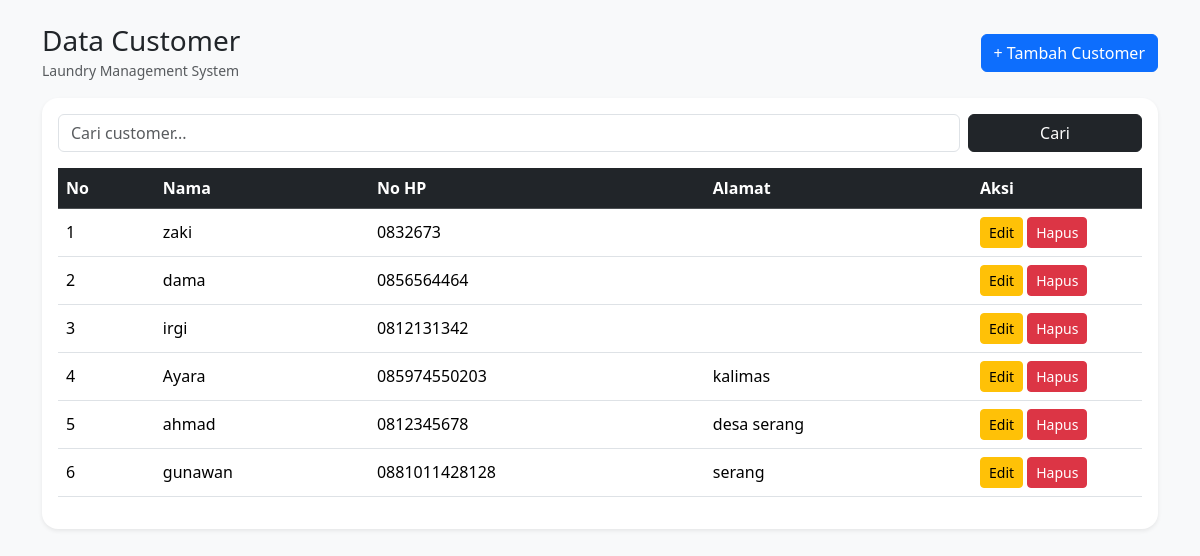
Page /pelanggan/index.php on the committed database.
### tables this page shows
CREATE TABLE `pelanggan` (
  `id` int(11) NOT NULL,
  `nama` varchar(100) DEFAULT NULL,
  `no_hp` varchar(20) DEFAULT NULL,
  `alamat` text DEFAULT NULL
);

### pelanggan/index.php (the view, shortened to what this page needs)
<?php
include '../koneksi.php';
$cari = isset($_GET['cari']) ? $_GET['cari'] : '';
$data = mysqli_query($conn,"
    SELECT *
    FROM pelanggan
    WHERE nama LIKE '%$cari%'
    ORDER BY id DESC
");
?>
<!DOCTYPE html>
<html lang="id">
<head>
    <link href="https://cdn.jsdelivr.net/npm/bootstrap@5.3.3/dist/css/bootstrap.min.css" rel="stylesheet">
</head>
<body class="bg-light">
<div class="container py-4">
    <div class="d-flex justify-content-between align-items-center mb-3">
        <div>
            <h3 class="mb-0">Data Customer</h3>
            <small class="text-muted">
                Laundry Management System
            </small>
        </div>
        <button
            class="btn btn-primary"
            data-bs-toggle="modal"
            data-bs-target="#modalTambah">
            + Tambah Customer
        </button>
    </div>
    <div class="card border-0 shadow-sm rounded-4">
        <div class="card-body">
            <form class="mb-3">
                <div class="row g-2">
                    <div class="col-md-10">
                        <input
                            type="text"
                            name="cari"
                            class="form-control"
                            placeholder="Cari customer..."
                            value="<?php echo $cari; ?>">
                    </div>
                    <div class="col-md-2 d-grid">
                        <button class="btn btn-dark">
                            Cari
                        </button>
                    </div>
                </div>
            </form>
            <div class="table-responsive">
                <table class="table table-hover align-middle">
                    <thead class="table-dark">
                        <tr>
                            <th>No</th>
                            <th>Nama</th>
                            <th>No HP</th>
                            <th>Alamat</th>
                            <th width="170">Aksi</th>
                        </tr>
                    </thead>
                    <tbody>
                    <?php
                    $no = 1;
                    while($d = mysqli_fetch_array($data)){
                    ?>
                        <tr>
                            <td><?php echo $no++; ?></td>
                            <td>
                                <?php echo $d['nama']; ?>
                            </td>
                            <td>
                                <?php echo $d['no_hp']; ?>
                            </td>
                            <td>
                                <?php echo $d['alamat']; ?>
                            </td>
                            <td>
                                <button
                                    class="btn btn-warning btn-sm"
                                    data-bs-toggle="modal"
                                    data-bs-target="#edit<?php echo $d['id']; ?>">
                                    Edit
                                </button>
                                <a
                                    href="?hapus=<?php echo $d['id']; ?>"
                                    class="btn btn-danger btn-sm"
                                    onclick="return confirm('Hapus customer?')">
                                    Hapus
                                </a>
                            </td>
                        </tr>
                    <?php } ?>
                    </tbody>
                </table>
            </div>
        </div>
    </div>
</div>
</body>
</html>

### rows in the picture
pelanggan: nama "zaki", no_hp "0832673"
pelanggan: nama "dama", no_hp "0856564464"
pelanggan: nama "irgi", no_hp "0812131342"
pelanggan: nama "Ayara", no_hp "085974550203", alamat "kalimas"
pelanggan: nama "ahmad", no_hp "0812345678", alamat "desa serang"
pelanggan: nama "gunawan", no_hp "0881011428128", alamat "serang"
